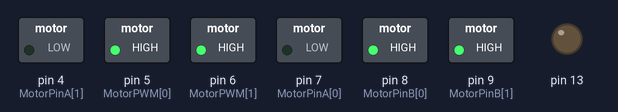
A sketch run on a simulated Arduino Uno, built with avr-gcc and run on an emulated ATmega328P. Parts: switched loads named in the sketch (green lamp = pin HIGH), output pins drawn as LEDs (lit = HIGH). What the sketch prints to the serial monitor is not drawn.

Above: at 0.1 s.
Timing chart, 0 to 1.6 s (numbered marks = the images above):
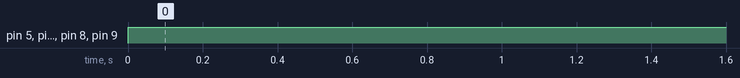

The sketch:

AutoBot.ino
```cpp
const int MotorPinA[2] = {7,4};
const int MotorPinB[2] = {8,9};
const int MotorPWM[2] = {5,6};

#define MOTORL 0
#define MOTORR 1

#define CW 1
#define CCW 2
#define BREAKVCC 3
#define BREAKGND 4

int speedd = 0;

const byte buffSize = 40;
char inputBuffer[buffSize];
const char startMarker = '<';
const char endMarker = '>';
byte bytesRecvd = 0;
boolean readInProgress = false;
boolean newDataFromPC = false;

char messageFromPC[buffSize] = {0};
int newFlashInterval = 0;
float servoFraction = 0.0; // fraction of servo range to move
int pwmR = 0; int dirR = 1;
int pwmL = 0; int dirL = 1;

unsigned long curMillis;

unsigned long prevReplyToPCmillis = 0;
unsigned long replyToPCinterval = 1000;

//=============

void setup() {
  Serial.begin(115200);
  Serial.println("Arduino is ready");
  for (int i=0; i<2; i++)
  {
    pinMode(MotorPinA[i], OUTPUT);
    pinMode(MotorPinB[i], OUTPUT);
    pinMode(MotorPWM[i], OUTPUT);
  }
    pinMode(13, OUTPUT);
}

//=============

void loop() {
 //getDataFromPC();
 Motor_Control(0,1,255);
 Motor_Control(1,1,255);
 // replyToPC();
}

//=============

void getDataFromPC() {

    // receive data from PC and save it into inputBuffer

  if(Serial.available() > 0) {

    char x = Serial.read();

      // the order of these IF clauses is significant

    if (x == endMarker) {
      readInProgress = false;
      newDataFromPC = true;
      inputBuffer[bytesRecvd] = 0;
      parseData();
    }

    if(readInProgress) {
      inputBuffer[bytesRecvd] = x;
      bytesRecvd ++;
      if (bytesRecvd == buffSize) {
        bytesRecvd = buffSize - 1;
      }
    }

    if (x == startMarker) {
      bytesRecvd = 0;
      readInProgress = true;
    }
  }
}

//=============

void parseData() {

    // split the data into its parts

  char * strtokIndx; // this is used by strtok() as an index

  strtokIndx = strtok(inputBuffer,",");      // get the first part - the string
  dirL = atoi(strtokIndx); // copy it to messageFromPC

  strtokIndx = strtok(NULL, ","); // this continues where the previous call left off
  pwmL = atoi(strtokIndx);     // convert this part to an integer

  strtokIndx = strtok(NULL, ",");
  dirR = atof(strtokIndx);     // convert this part to a float


  strtokIndx = strtok(NULL, ",");
  pwmR = atof(strtokIndx);

}

//=============

void replyToPC()
{

  if (newDataFromPC) {
    newDataFromPC = false;
    Serial.print("<DirL ");
    Serial.print(dirL);
    Serial.print(" PwmL ");
    Serial.print(pwmL);
    Serial.print(" DirR ");
    Serial.print(dirR);
    Serial.print(" PwmR ");
    Serial.print(pwmR);
    Serial.print(" Time ");
    Serial.print(curMillis >> 9); // divide by 512 is approx = half-seconds
    Serial.println(">");
  }
}
void Motor_Control(int motor, int direct, int pwm )
{
  if (direct == CW)
  {
    digitalWrite(MotorPinA[motor],LOW);
    digitalWrite(MotorPinB[motor],HIGH);
  }
  else if (direct == CCW)
  {
    digitalWrite(MotorPinA[motor],HIGH);
    digitalWrite(MotorPinB[motor],LOW);
  }
  else if (direct == BREAKGND)
  {
    digitalWrite(MotorPinA[motor],LOW);
    digitalWrite(MotorPinB[motor],LOW);
  }
  else
  {
    digitalWrite(MotorPinA[motor],HIGH);
    digitalWrite(MotorPinB[motor],HIGH);
  }
  analogWrite(MotorPWM[motor],pwm);
}
```

Measured:
- by itself, pin 5 (MotorPWM[0]), pin 6 (MotorPWM[1]), pin 8 (MotorPinB[0]), pin 9 (MotorPinB[1]): LOW → HIGH at 0.00 s
